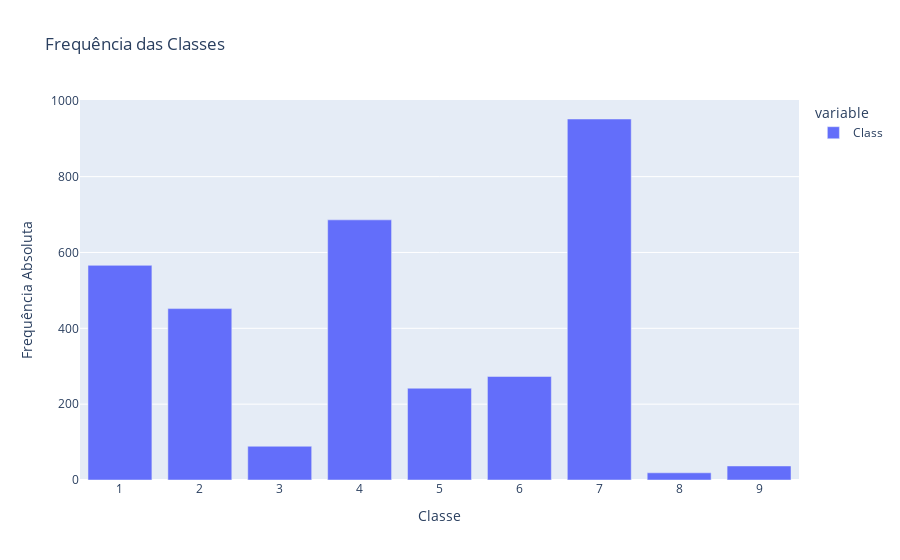

Source (notebook cell):
### Code cell
# Distribuição dos tipos de Classe
fig = px.bar(dfEDA3['Class'].value_counts(), title='Frequência das Classes')
fig.update_xaxes(title_text = 'Classe')
fig.update_yaxes(title_text = 'Frequência Absoluta')

### Figure 1 — Plotly figure (JSON) as saved in the notebook; plotly's stock layout.template omitted (floating-point values rounded to 4 significant figures)
{"data": [{"alignmentgroup": "True", "hovertemplate": "variable=Class<br>index=%{x}<br>value=%{y}<extra></extra>", "legendgroup": "Class", "marker": {"color": "#636efa", "pattern": {"shape": ""}}, "name": "Class", "offsetgroup": "Class", "orientation": "v", "showlegend": true, "textposition": "auto", "type": "bar", "x": [7, 4, 1, 2, 6, 5, 3, 9, 8], "xaxis": "x", "y": [952, 686, 566, 452, 273, 242, 89, 37, 19], "yaxis": "y"}], "layout": {"barmode": "relative", "legend": {"title": {"text": "variable"}, "tracegroupgap": 0}, "title": {"text": "Frequência das Classes"}, "xaxis": {"anchor": "y", "domain": [0, 1], "title": {"text": "Classe"}}, "yaxis": {"anchor": "x", "domain": [0, 1], "title": {"text": "Frequência Absoluta"}}}}
